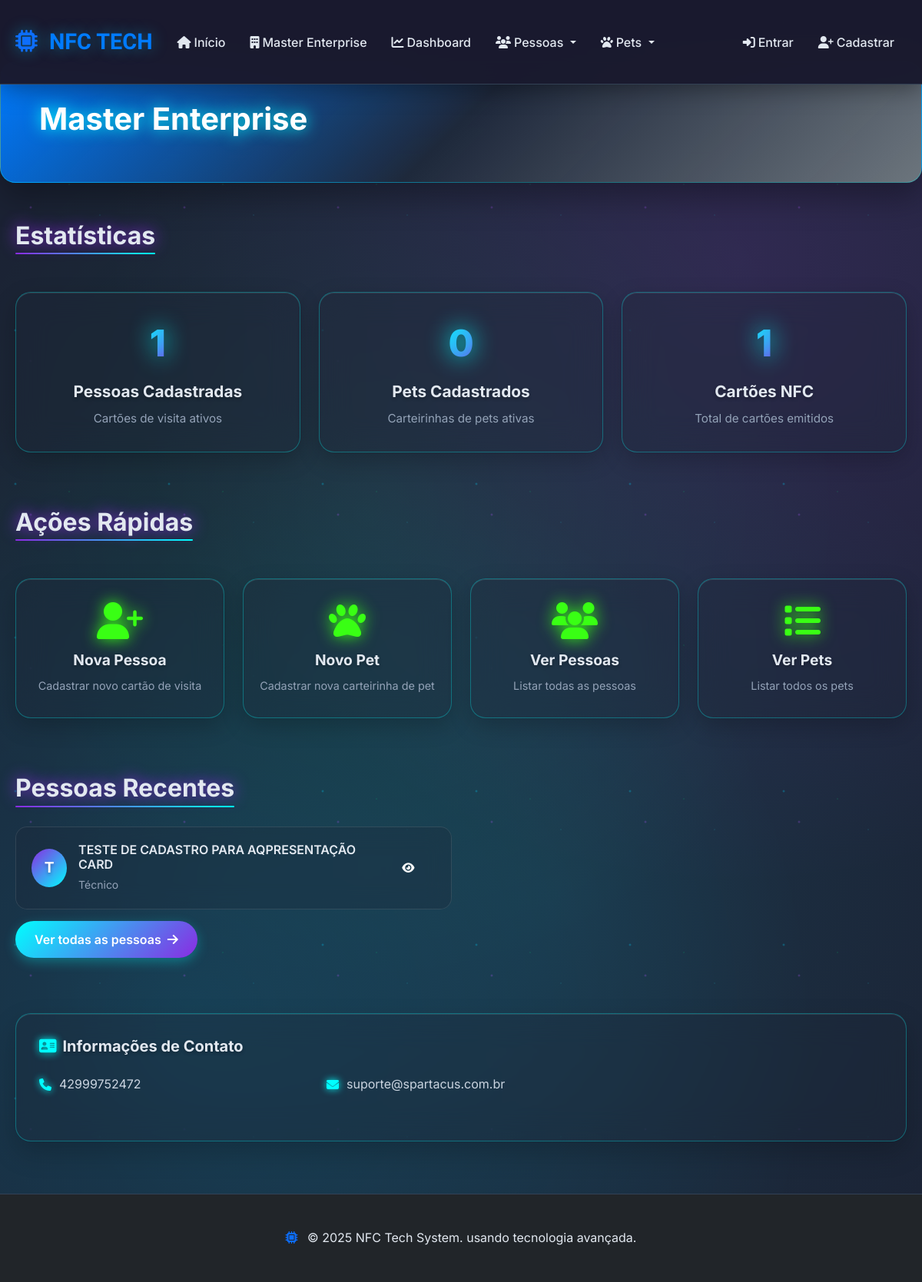
Page /master-enterprise/ on the earlier database version.
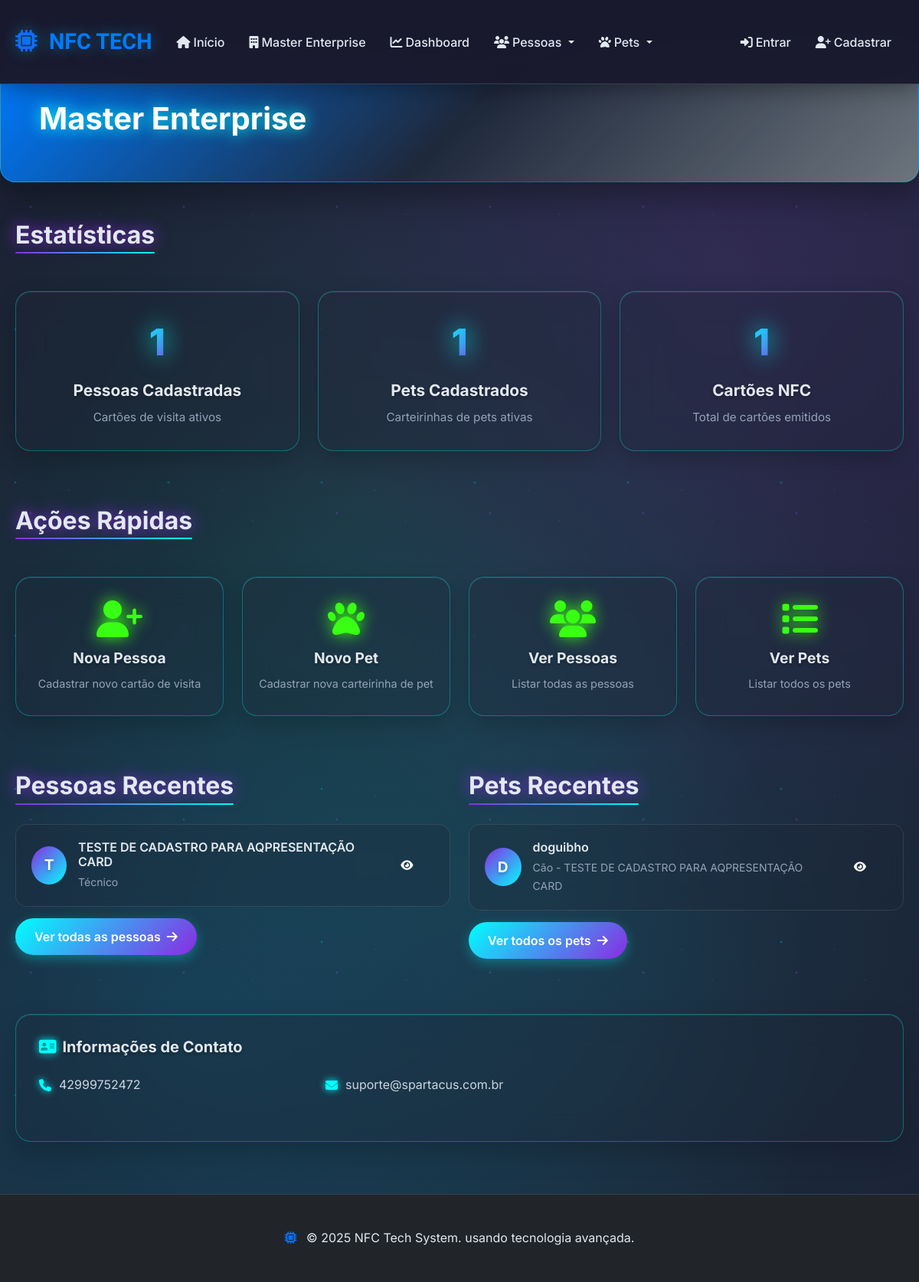
Same page on the later database version.
### nfc_cards/models.py (models this page shows, shortened)
class Person(models.Model):
    empresa = models.ForeignKey(Empresa, on_delete=models.CASCADE, related_name='pessoas', verbose_name="Empresa")
    slug = models.SlugField(max_length=100, verbose_name="Slug")
    nome = models.CharField(max_length=100, verbose_name="Nome Completo")
    email = models.EmailField(verbose_name="E-mail")
    telefone = models.CharField(max_length=20, verbose_name="Telefone")
    whatsapp = models.CharField(max_length=20, blank=True, verbose_name="WhatsApp")
    cargo = models.CharField(max_length=100, blank=True, verbose_name="Cargo")
    apresentacao = models.TextField(verbose_name="Apresentação", help_text="Breve apresentação pessoal")
    foto = models.ImageField(upload_to='pessoas/', blank=True, null=True, verbose_name="Foto de Perfil")
    linkedin = models.URLField(blank=True, verbose_name="LinkedIn")
    instagram = models.URLField(blank=True, verbose_name="Instagram")
    facebook = models.URLField(blank=True, verbose_name="Facebook")
    website = models.URLField(blank=True, verbose_name="Website")
    linktree_url = models.URLField(blank=True, verbose_name="Linktree")
    criado_em = models.DateTimeField(auto_now_add=True)
    atualizado_em = models.DateTimeField(auto_now=True)
    ativo = models.BooleanField(default=True)
    class Meta:
        verbose_name = "Pessoa"
        verbose_name_plural = "Pessoas"
        ordering = ['nome']
        unique_together = ['empresa', 'slug']

class Pet(models.Model):
    ESPECIES = [
        ('cao', 'Cão'),
        ('gato', 'Gato'),
        ('passaro', 'Pássaro'),
        ('peixe', 'Peixe'),
        ('outro', 'Outro'),
    ]
    PORTES = [
        ('pequeno', 'Pequeno'),
        ('medio', 'Médio'),
        ('grande', 'Grande'),
    ]
    empresa = models.ForeignKey(Empresa, on_delete=models.CASCADE, related_name='pets', verbose_name="Empresa")
    slug = models.SlugField(max_length=100, verbose_name="Slug")
    nome = models.CharField(max_length=50, verbose_name="Nome do Pet")
    especie = models.CharField(max_length=20, choices=ESPECIES, verbose_name="Espécie")
    raca = models.CharField(max_length=50, blank=True, verbose_name="Raça")
    porte = models.CharField(max_length=20, choices=PORTES, blank=True, verbose_name="Porte")
    cor = models.CharField(max_length=50, blank=True, verbose_name="Cor")
    data_nascimento = models.DateField(blank=True, null=True, verbose_name="Data de Nascimento")
    foto = models.ImageField(upload_to='pets/', blank=True, null=True, verbose_name="Foto do Pet")
    veterinario = models.CharField(max_length=100, blank=True, verbose_name="Veterinário")
    telefone_veterinario = models.CharField(max_length=20, blank=True, verbose_name="Telefone do Veterinário")
    observacoes = models.TextField(blank=True, verbose_name="Observações Especiais")
    medicamentos = models.TextField(blank=True, verbose_name="Medicamentos")
    alergias = models.TextField(blank=True, verbose_name="Alergias")
    tutor = models.ForeignKey(Person, on_delete=models.CASCADE, related_name='pets', verbose_name="Tutor")
    criado_em = models.DateTimeField(auto_now_add=True)
    atualizado_em = models.DateTimeField(auto_now=True)
    ativo = models.BooleanField(default=True)
    class Meta:
        verbose_name = "Pet"
        verbose_name_plural = "Pets"
        ordering = ['nome']
        unique_together = ['empresa', 'slug']

### nfc_cards/views.py (the view)
# urls.py: path('<slug:empresa_slug>/', views.empresa_home, name='empresa_home'),
def empresa_home(request, empresa_slug):
    empresa = get_object_or_404(Empresa, slug=empresa_slug, ativo=True)
    context = {
        'empresa': empresa,
        'total_pessoas': empresa.pessoas.filter(ativo=True).count(),
        'total_pets': empresa.pets.filter(ativo=True).count(),
        'total_cartoes': empresa.cartoes_nfc.filter(ativo=True).count(),
        'pessoas_recentes': empresa.pessoas.filter(ativo=True).order_by('-criado_em')[:5],
        'pets_recentes': empresa.pets.filter(ativo=True).order_by('-criado_em')[:5],
    }
    return render(request, 'nfc_cards/empresa_home.html', context)

### nfc_cards/templates/nfc_cards/empresa_home.html (shortened to what the changed rows need)
{% extends 'nfc_cards/base.html' %}
{% load static %}
{% block content %}
<div class="empresa-header">
    <div class="container">
        <div class="row align-items-center">
            <div class="col-lg-8 col-md-7">
                <div class="d-flex align-items-center flex-column flex-md-row text-center text-md-start">
                    <div>
                        <h1 class="mb-2">{{ empresa.nome }}</h1>
                    </div>
                </div>
            </div>
        </div>
    </div>
</div>
<div class="container">
    <div class="row mb-5">
        <div class="col-lg-4 col-md-6 mb-4">
            <div class="stats-card">
                <div class="stats-number">{{ total_pets }}</div>
                <h5>Pets Cadastrados</h5>
                <p>Carteirinhas de pets ativas</p>
            </div>
        </div>
    </div>
    <div class="row mb-5">
        {% if pessoas_recentes %}
        <div class="col-lg-6 mb-4">
            {% for pessoa in pessoas_recentes %}
            <div class="recent-item">
                {% if pessoa.foto %}
                <img src="{{ pessoa.foto.url }}" alt="{{ pessoa.nome }}" class="recent-avatar">
                {% else %}
                <div class="recent-placeholder">
                    {{ pessoa.nome|first|upper }}
                </div>
                {% endif %}
                <div class="flex-grow-1">
                    <h6 class="mb-1">{{ pessoa.nome }}</h6>
                    <small>{{ pessoa.cargo|default:"Sem cargo definido" }}</small>
                </div>
                <a href="{% url 'person_detail' empresa_slug=empresa.slug person_slug=pessoa.slug %}"
                    class="btn btn-sm btn-outline-light">
                    <i class="fas fa-eye"></i>
                </a>
            </div>
            {% endfor %}
        </div>
        {% endif %}
        {% if pets_recentes %}
        <div class="col-lg-6 mb-4">
            <h4 class="section-title">Pets Recentes</h4>
            {% for pet in pets_recentes %}
            <div class="recent-item">
                {% if pet.foto %}
                <img src="{{ pet.foto.url }}" alt="{{ pet.nome }}" class="recent-avatar">
                {% else %}
                <div class="recent-placeholder">
                    {{ pet.nome|first|upper }}
                </div>
                {% endif %}
                <div class="flex-grow-1">
                    <h6 class="mb-1">{{ pet.nome }}</h6>
                    <small>{{ pet.get_especie_display }} - {{ pet.tutor.nome }}</small>
                </div>
                <a href="{% url 'pet_detail' empresa_slug=empresa.slug pet_slug=pet.slug %}"
                    class="btn btn-sm btn-outline-light">
                    <i class="fas fa-eye"></i>
                </a>
            </div>
            {% endfor %}
            <a href="{% url 'pet_list' empresa_slug=empresa.slug %}" class="btn-tech">
                Ver todos os pets <i class="fas fa-arrow-right"></i>
            </a>
        </div>
        {% endif %}
    </div>
</div>
{% endblock %}

Differences in the rows shown:
added Pet: nome|first "D", nome "doguibho", especie "Cão", tutor.nome "TESTE DE CADASTRO PARA AQPRESENTAÇÃO CARD"
Other differences:
{{ total_pets }}: "0" → "1"
text now shown: "Pets Recentes Ver todos os pets"
